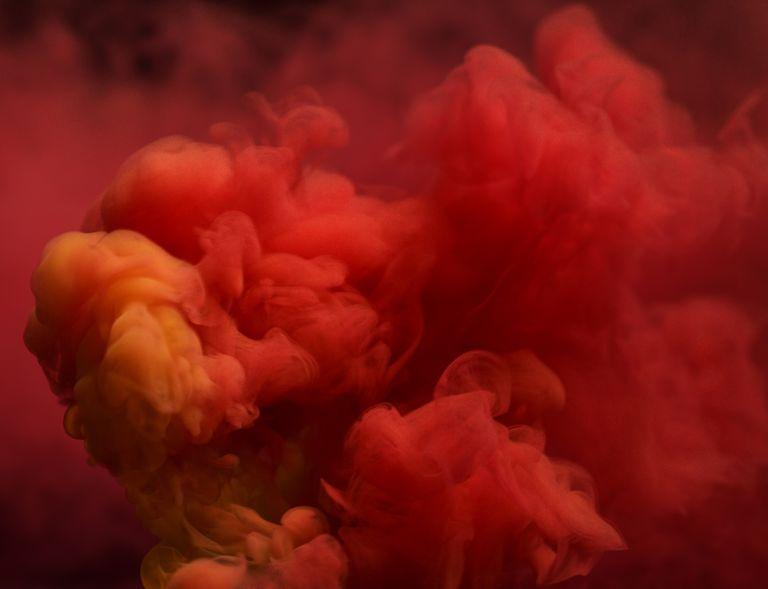
#> input picture redTest.jpg, 768 x 589 px
$ python test.py --image redTest.jpg
#> lines starting #> are read from the running program, lines starting #| are printed output that depends on the picture
import argparse
import cv2
import numpy as np

ap = argparse.ArgumentParser()
ap.add_argument("-i", "--image", required=True,
           help="Path to the image")
args = vars(ap.parse_args())

image = cv2.imread(args["image"])
#> image is the input picture: shape (589, 768, 3); mean B, G, R 17, 22.7, 127.4

rowSize = image.shape[1]
#> rowSize = 768
colSize = image.shape[0]
#> colSize = 589

cv2.imshow("origional image", image)
cv2.waitKey(0)


canvas = np.zeros((colSize+1,rowSize+1,3), dtype="uint8")
cv2.imshow("origional canvas", canvas)
cv2.waitKey(0)

redScale = 2

for row in range(image.shape[1]):
    for c in range(image.shape[0]):
        (b,g,r) = image[c,row]

        if r*redScale > 255:
            r = 255
        else:
            r = r * redScale

        canvas[c, row] = (b, g, r)
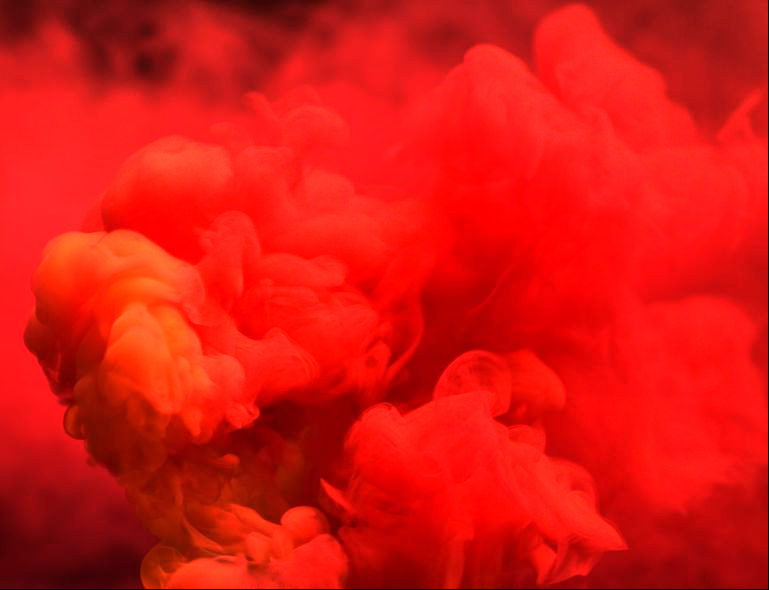
#> canvas: shape (590, 769, 3); mean B, G, R 17, 22.6, 219.8


cv2.imshow("changed canvas", canvas)
cv2.waitKey(0)
